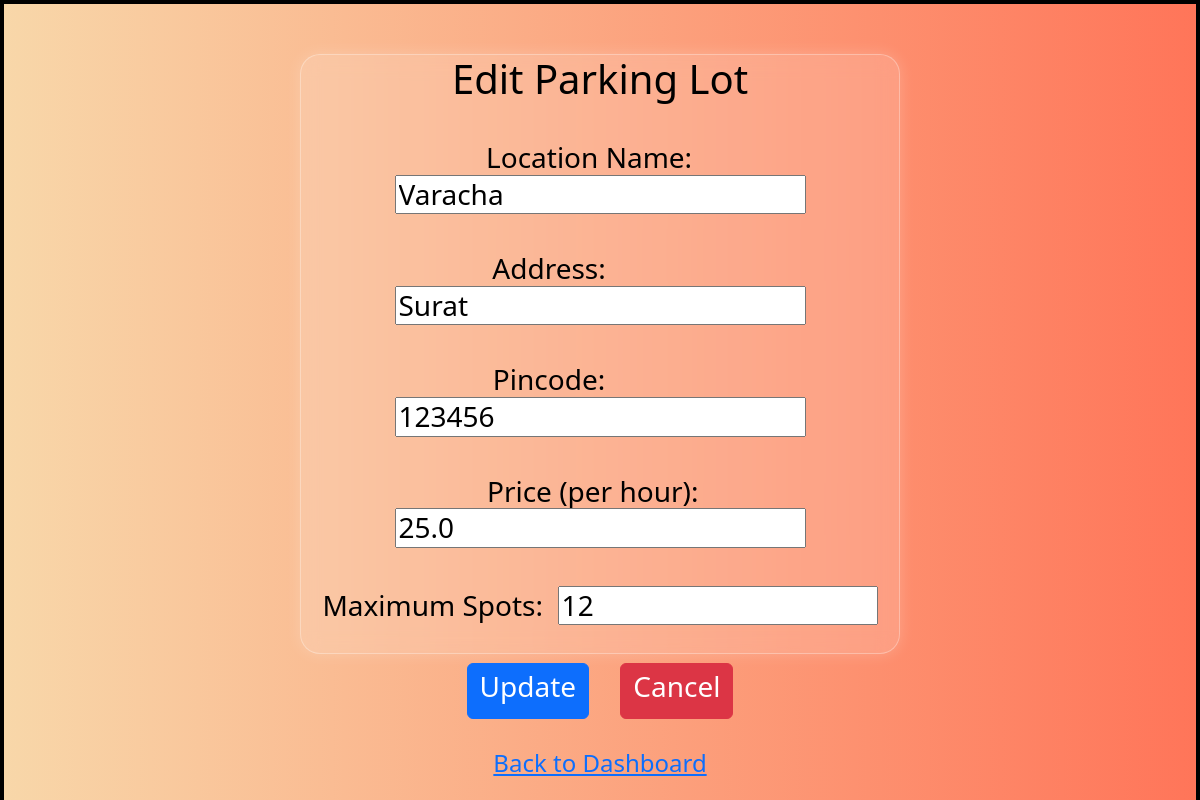
/updatelot/2, run on the app's committed database.
### application/models.py (models this page shows)
class ParkingLot(db.Model):
    id = db.Column(db.Integer, primary_key=True)
    location_name = db.Column(db.String(255), nullable=False)
    address = db.Column(db.Text, nullable=False)
    pincode = db.Column(db.String(6), nullable=False)
    price_per_hour = db.Column(db.Float, nullable=False)
    max_spots = db.Column(db.Integer, nullable=False)
    occupied_spots = db.Column(db.Integer, default=0)
    created_at = db.Column(DateTime, default=datetime.utcnow)
    updated_at = db.Column(DateTime, default=datetime.utcnow, onupdate=datetime.utcnow)
    spots = db.relationship('ParkingSpot', backref='lot', lazy=True)

### application/controller.py (the view, shortened to what this page needs)
@app.route("/updatelot/<int:lot_id>", methods=["GET", "POST"])
def updatelot(lot_id):
    lot = ParkingLot.query.get_or_404(lot_id)
    return render_template("updatelot.html", lot=lot)

### templates/updatelot.html (shortened to what this page needs)
<!DOCTYPE html>
<html lang="en">
<head>
    <link rel="stylesheet" href="/static/style.css">
    <link href="https://cdn.jsdelivr.net/npm/bootstrap@5.3.6/dist/css/bootstrap.min.css" rel="stylesheet">
</head>
<body>
    <div id="main">
        <div id="canvas">
            <div id="newlot" style="text-align: center;">
                <h1>Edit Parking Lot</h1>
                <br>
                <form method="POST" action="/updatelot/{{ lot.id }}">
                    <h3>
                        <label for="location_name">Location Name:</label>&nbsp;&nbsp;&nbsp;
                        <input type="text" id="location_name" name="location_name" value="{{ lot.location_name }}" placeholder="Enter lot name" required>
                    </h3><br>
                    <h3>
                        <label for="address">Address:</label>&nbsp;&nbsp;&nbsp;&nbsp;&nbsp;&nbsp;&nbsp;&nbsp;&nbsp;&nbsp;&nbsp;&nbsp;&nbsp;&nbsp;
                        <input type="text" id="address" name="address" value="{{ lot.address }}" placeholder="Enter lot address" required>
                    </h3><br>
                    <h3>
                        <label for="pincode">Pincode:</label>&nbsp;&nbsp;&nbsp;&nbsp;&nbsp;&nbsp;&nbsp;&nbsp;&nbsp;&nbsp;&nbsp;&nbsp;&nbsp;&nbsp;
                        <input type="text" id="pincode" name="pincode" value="{{ lot.pincode }}" placeholder="Enter pincode" required>
                    </h3><br>
                    <h3>
                        <label for="price_per_hour">Price (per hour):</label>&nbsp;&nbsp;
                        <input type="number" id="price_per_hour" name="price_per_hour" step="0.01" value="{{ lot.price_per_hour }}" placeholder="Enter price" required>
                    </h3><br>
                    <h3>
                        <label for="max_spots">Maximum Spots:</label>&nbsp;
                        <input type="number" id="max_spots" name="max_spots" min="1" max="15" value="{{ lot.max_spots }}" required style="width: 320px;">
                    </h3><br>
                    <button type="submit" class="btn btn-primary"><h3>Update</h3></button>
                    <a href="/admin_dashboard" class="btn btn-danger"><h3 style="color: white; text-decoration: none;">Cancel</h3></a>
                </form>
                <br>
                <h4><a href="/admin_dashboard">Back to Dashboard</a></h4>
            </div>
        </div>
    </div>
</body>
</html>

### static/style.css (style rules this page uses)
* { margin:0px; }
#main,#canvas { border : 2px solid black; background-color: #000; color: white }
#canvas { width: 100%; height:800px; margin: auto; background: linear-gradient(to right, #f8d7a9, #ff7559); color: black; font-size: 20px; }
#newlot { width: 600px; height: 600px; margin: auto; border: 1px solid rgba(255, 255, 255, 0.3); margin-top: 50px; background: rgba(255, 255, 255, 0.15); backdrop-filter: blur(10px); border-radius:20px; box-shadow: 0 0 15px rgba(255, 255, 255, 0.2); text-align: center; }

### data on the page
ParkingLot: location_name "Varacha", address "Surat", pincode "123456", price_per_hour "25.0", max_spots "12"
